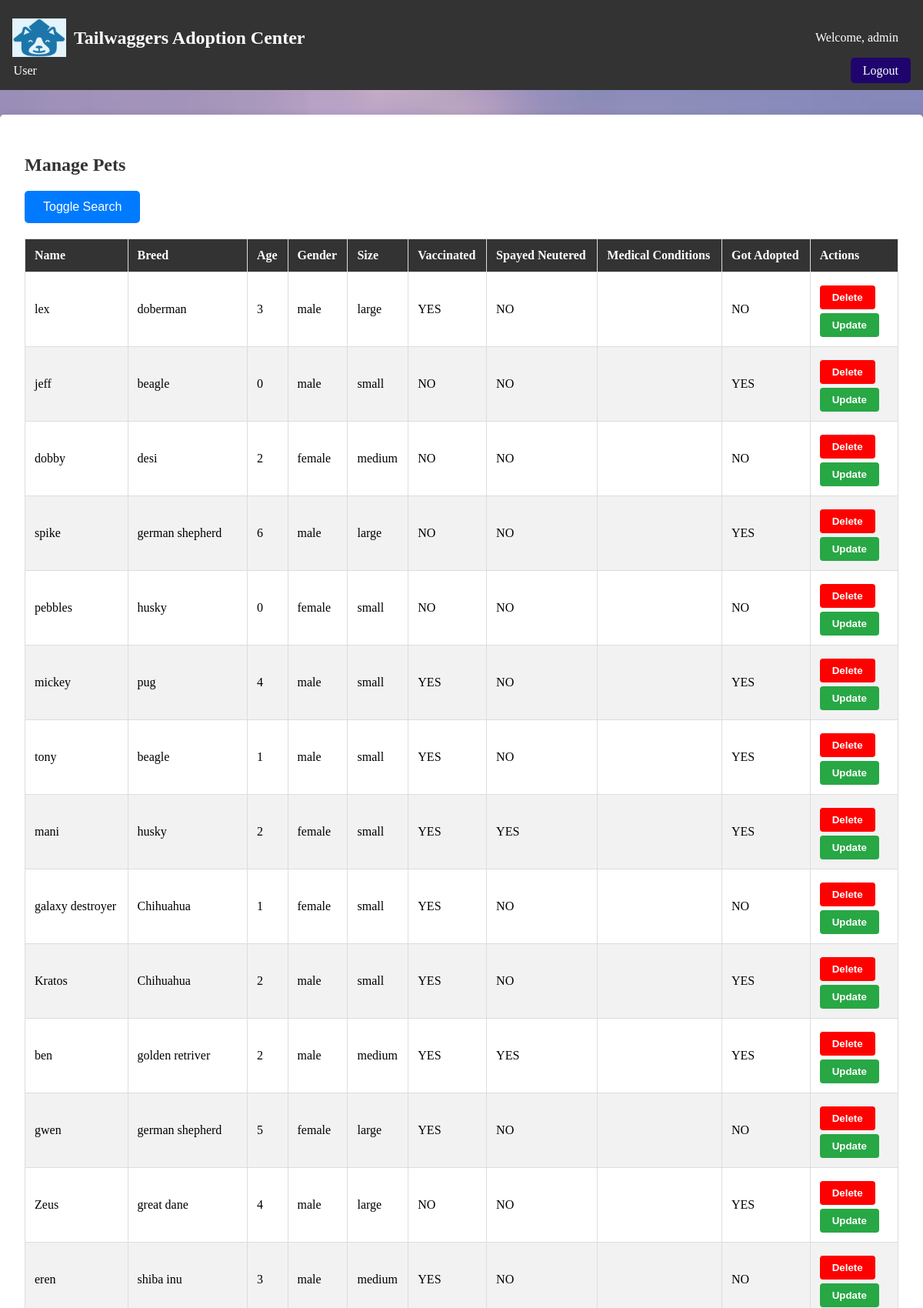
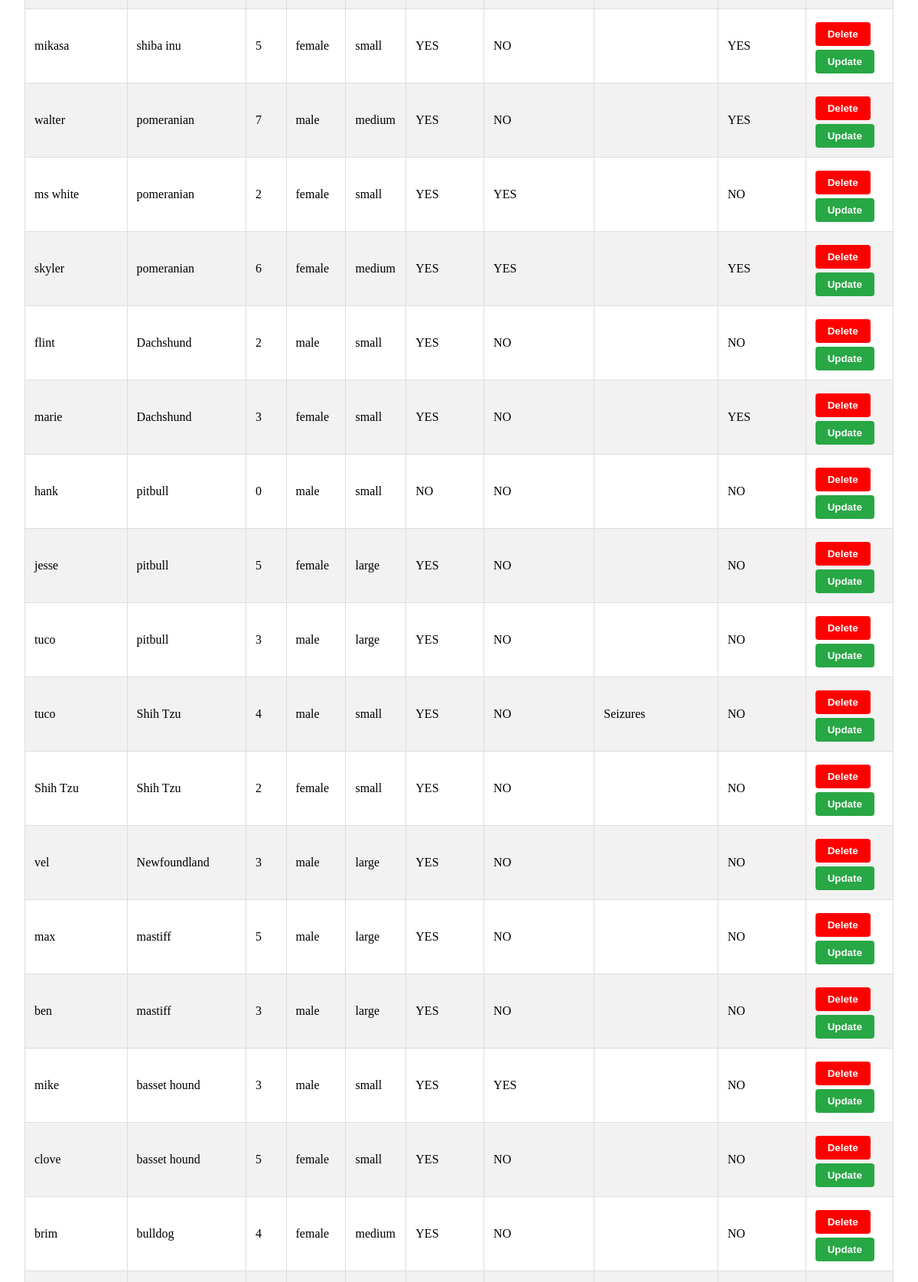
The page /manage_pets (signed in, upper part) on the database its author committed (2 pictures, top to bottom).
### webpage/models.py (models this page shows, shortened)
class pet(models.Model):
    SIZE_CHOICES = [ ('small', 'Small'), ('medium', 'Medium'), ('large', 'Large'), ]
    GENDER_CHOICES =[("female","Female"),("male","Male")]
    name=models.CharField(max_length=50)
    age=models.CharField(max_length=20)
    breed=models.ForeignKey(breed,on_delete=models.CASCADE,default=1)
    gender=models.CharField(max_length=10,choices=GENDER_CHOICES ,default='male')
    description = models.TextField(max_length=300,blank=True)
    size = models.CharField(max_length=10, choices=SIZE_CHOICES, default='medium')
    vaccinations = models.BooleanField(default=False)
    spayed_neutered = models.BooleanField(default=False)
    medical_conditions = models.CharField(max_length=100, blank=True)
    image=models.ImageField(upload_to=("upload/image/"))
    is_adopted=models.BooleanField(default=False)
    class Meta:
        permissions = [("can_add_pet","can add pet")]

class breed(models.Model):
    ACTIVITY_LEVEL_CHOICES = [ ('low', 'Low'), ('medium', 'Medium'), ('high', 'High'), ]
    SIZE_CHOICES = [ ('small', 'Small'), ('medium', 'Medium'), ('large', 'Large'), ]
    name = models.CharField(max_length=50)
    good_with_kids = models.BooleanField(default=False)
    low_shedding =models.BooleanField(default=False)
    first_time_owner = models.BooleanField(default=False)
    Guard_dog = models.BooleanField(default=False)
    athletic = models.BooleanField(default=False)
    first_time_owner = models.BooleanField(default=False)
    image=models.ImageField(upload_to=("upload/image/"), blank=True)
    activity_level = models.CharField(max_length=10, choices=ACTIVITY_LEVEL_CHOICES, default='medium')
    size = models.CharField(max_length=10, choices=SIZE_CHOICES, default='medium')

### webpage/views.py (the view)
# urls.py: path('manage_pets',views.manage_pets, name="manage_pets"),
@user_passes_test(lambda u: u.is_staff)
@cache_control(no_cache=True, must_revalidate=True, no_store=True)
def manage_pets(request):
    pets = pet.objects.all()
    breeds = breed.objects.all()
    search_params = {
        'name__icontains': request.GET.get('search', ''),
        'breed__name__icontains': request.GET.get('breed', ''),
        'is_adopted': request.GET.get('adopted', '').lower() == 'yes' if request.GET.get('adopted') else None
    }
    search_params = {k: v for k, v in search_params.items() if v}
    if search_params:
        pets = pets.filter(**search_params)
    if request.method == 'POST':
        pet_id = request.POST.get('pet_id')
        pet_to_delete = pet.objects.get(id=pet_id)
        pet_to_delete.delete()
        messages.success(request, "Pet deleted successfully!")
        return redirect('manage_pets')
    return render(request, "staff/manage_pets.html", {"pets": pets,"search_params": search_params,"breeds": breeds})

### webpage/templates/staff/manage_pets.html (shortened to what this page needs)
{% extends 'base.html'%}
{% block content%}
<div class="manage-pets-container">
<h2>Manage Pets</h2>
<button id="toggleSearchBtn" class="toggle-btn">Toggle Search</button>
<table>
    <thead>
        <tr>
            <th>Name</th>
            <th>Breed</th>
            <th>Age</th>
            <th>Gender</th>
            <th>Size</th>
            <th>Vaccinated</th>
            <th>Spayed Neutered</th>
            <th>Medical Conditions</th>
            <th>Got Adopted</th>
            <th>Actions</th>
        </tr>
    </thead>
    <tbody>
        {% for pet in pets %}
        <tr>
            <td>{{ pet.name }}</td>
            <td>{{ pet.breed.name }}</td>
            <td>{{ pet.age }}</td>
            <td>{{ pet.gender }}</td>
            <td>{{ pet.size }}</td>
            <td>{% if pet.vaccinations %}
                YES
                {% else %}
                NO
                {% endif %}
            </td>
            <td>{%if  pet.spayed_neutered %}
                YES
                {% else %}
                NO
                {% endif %}
            </td>
            <td>{{ pet.medical_conditions }}</td>
            <td>{% if pet.is_adopted %}
                YES
                {% else %}
                NO
                {% endif %}
            </td>
            <td> <form method="POST">
                <button type="submit" class="delete-btn">Delete</button>
            </form>
            <a href="{% url 'update_pet' pet.id %}">
                <button type="submit" class="update-btn">Update</button>
            </a>
        </td>
    </tr>
    {% endfor %}
</tbody>
</table>
</div>
{% endblock%}

### webpage/templates/nav/staff_nav.html (shortened to what this page needs)
{% load static %}
<nav>
    <div class="nav-container">
        <div class="logo">
            <img src="{% static 'onlyLOGO.jpg' %}" alt="logo" width="70" height="50">
            <h1>Tailwaggers Adoption Center</h1>
        </div>
        {% if user.is_authenticated %}
        <div class="welcome-message">
            <span class="welcome-message">Welcome, {{ user.username }}</span>
        </div>
        {% endif %}
    </div>
    <div class="nav-links-container">
        <ul class="nav-links">
            <li class="dropdown">
                <a href="#" class="dropbtn">User</a>
            </li>
        </ul>
        <div class="nav-login-logout">
            {% if user.is_authenticated %}
            <div class="nav-logout">
                <a href="{% url 'logout' %}" class="btn">Logout</a>
            </div>
            {% else %}
            <div class="nav-login">
                <a href="{% url 'login' %}" class="btn">Login</a>
            </div>
            {% endif %}
        </div>
    </div>
</nav>

### static/style.css (style rules this page uses)
body { font-family: 'Times New Roman', sans-serif; margin: 0; padding: 0; background-color: #f4f4f4; background-image: url(./petpage_BG_new.jpg); background-size: cover; background-repeat: no-repeat; background-attachment: fixed; }
nav { background: #333;color: #fff;display: flex;flex-direction: column;align-items: flex-start;padding: 1rem; }
.nav-container { display: flex;width: 100%;justify-content: space-between; align-items: center; }
.nav-links-container { display: flex;width: 100%;justify-content: space-between; align-items: center; }
nav .logo { display: flex;align-items: center; }
nav .logo h1 { margin-left: 10px;font-family: 'Times New Roman', Times, serif ; }
.welcome-message { display: inline-block;margin-right: auto; }
.welcome-message { margin-right: 0.5rem; }
.nav-links { list-style: none;margin: 0;padding: 0;display: flex;flex-direction: row; align-items: center; }
nav .nav-links li { margin-right: 2rem; }
nav .nav-links a { color: #ffffff;text-decoration: none; }
.nav-login-logout { display: flex;align-items: center; }
.nav-login-logout > div { margin-left: 1rem; }
.nav-logout .btn { background: #1f046d;color: #fff;padding: 0.5rem 1rem;text-decoration: none; border-radius: 5px; }
.dropdown { position: relative; }
.dropdown .dropbtn { background: none; border: none; cursor: pointer; color: #fff;font-size: 1rem; padding: 0.1rem 0.1rem; }
.manage-pets-container { max-width: 1200px;margin: 2rem auto;padding: 2rem;background-color: #fff;border-radius: 5px;box-shadow: 0 0 10px rgba(0, 0, 0, 0.1); }
.toggle-btn { padding: 0.75rem 1.5rem;border: none;border-radius: 5px;font-size: 1rem;background-color: #007BFF;color: #fff;cursor: pointer;transition: background-color 0.3s ease; }
table { width: 100%; border-collapse: collapse; margin: 20px 0; }
table th, table td { padding: 12px; border: 1px solid #ddd; text-align: left; }
table th { background-color: #333; color: white; }
table tr:nth-child(even) { background-color: #f2f2f2; }
table tr:nth-child(odd) { background-color: #ffffff; }
.delete-btn { background-color: #ff0000;color: white; padding: 8px 16px; border: none; border-radius: 4px; cursor: pointer; font-weight: bold; margin-right: 10px; margin-top: 5px; display: inline-block; }
.update-btn { background-color: #28a745; color: white; padding: 8px 16px; border: none; border-radius: 4px; cursor: pointer; font-weight: bold; margin-right: 10px;margin-top: 5px;display: inline-block; }
h2 { color: #333; }

### rows shown on the page
pet: name "lex", breed.name "doberman", age "3", gender "male", size "large", vaccinations "YES", spayed_neutered "NO", is_adopted "NO"
pet: name "jeff", breed.name "beagle", age "0", gender "male", size "small", vaccinations "NO", spayed_neutered "NO", is_adopted "YES"
pet: name "dobby", breed.name "desi", age "2", gender "female", size "medium", vaccinations "NO", spayed_neutered "NO", is_adopted "NO"
pet: name "spike", breed.name "german shepherd", age "6", gender "male", size "large", vaccinations "NO", spayed_neutered "NO", is_adopted "YES"
pet: name "pebbles", breed.name "husky", age "0", gender "female", size "small", vaccinations "NO", spayed_neutered "NO", is_adopted "NO"
pet: name "mickey", breed.name "pug", age "4", gender "male", size "small", vaccinations "YES", spayed_neutered "NO", is_adopted "YES"
pet: name "tony", breed.name "beagle", age "1", gender "male", size "small", vaccinations "YES", spayed_neutered "NO", is_adopted "YES"
pet: name "mani", breed.name "husky", age "2", gender "female", size "small", vaccinations "YES", spayed_neutered "YES", is_adopted "YES"
pet: name "galaxy destroyer", breed.name "Chihuahua", age "1", gender "female", size "small", vaccinations "YES", spayed_neutered "NO", is_adopted "NO"
pet: name "Kratos", breed.name "Chihuahua", age "2", gender "male", size "small", vaccinations "YES", spayed_neutered "NO", is_adopted "YES"
pet: name "ben", breed.name "golden retriver", age "2", gender "male", size "medium", vaccinations "YES", spayed_neutered "YES", is_adopted "YES"
pet: name "gwen", breed.name "german shepherd", age "5", gender "female", size "large", vaccinations "YES", spayed_neutered "NO", is_adopted "NO"
pet: name "Zeus", breed.name "great dane", age "4", gender "male", size "large", vaccinations "NO", spayed_neutered "NO", is_adopted "YES"
pet: name "eren", breed.name "shiba inu", age "3", gender "male", size "medium", vaccinations "YES", spayed_neutered "NO", is_adopted "NO"
pet: name "mikasa", breed.name "shiba inu", age "5", gender "female", size "small", vaccinations "YES", spayed_neutered "NO", is_adopted "YES"
pet: name "walter", breed.name "pomeranian", age "7", gender "male", size "medium", vaccinations "YES", spayed_neutered "NO", is_adopted "YES"
pet: name "ms white", breed.name "pomeranian", age "2", gender "female", size "small", vaccinations "YES", spayed_neutered "YES", is_adopted "NO"
pet: name "skyler", breed.name "pomeranian", age "6", gender "female", size "medium", vaccinations "YES", spayed_neutered "YES", is_adopted "YES"
pet: name "flint", breed.name "Dachshund", age "2", gender "male", size "small", vaccinations "YES", spayed_neutered "NO", is_adopted "NO"
pet: name "marie", breed.name "Dachshund", age "3", gender "female", size "small", vaccinations "YES", spayed_neutered "NO", is_adopted "YES"
pet: name "hank", breed.name "pitbull", age "0", gender "male", size "small", vaccinations "NO", spayed_neutered "NO", is_adopted "NO"
pet: name "jesse", breed.name "pitbull", age "5", gender "female", size "large", vaccinations "YES", spayed_neutered "NO", is_adopted "NO"
pet: name "tuco", breed.name "pitbull", age "3", gender "male", size "large", vaccinations "YES", spayed_neutered "NO", is_adopted "NO"
pet: name "tuco", breed.name "Shih Tzu", age "4", gender "male", size "small", vaccinations "YES", spayed_neutered "NO", medical_conditions "Seizures", is_adopted "NO"
pet: name "Shih Tzu", breed.name "Shih Tzu", age "2", gender "female", size "small", vaccinations "YES", spayed_neutered "NO", is_adopted "NO"
pet: name "vel", breed.name "Newfoundland", age "3", gender "male", size "large", vaccinations "YES", spayed_neutered "NO", is_adopted "NO"
pet: name "max", breed.name "mastiff", age "5", gender "male", size "large", vaccinations "YES", spayed_neutered "NO", is_adopted "NO"
pet: name "ben", breed.name "mastiff", age "3", gender "male", size "large", vaccinations "YES", spayed_neutered "NO", is_adopted "NO"
pet: name "mike", breed.name "basset hound", age "3", gender "male", size "small", vaccinations "YES", spayed_neutered "YES", is_adopted "NO"
pet: name "clove", breed.name "basset hound", age "5", gender "female", size "small", vaccinations "YES", spayed_neutered "NO", is_adopted "NO"
pet: name "brim", breed.name "bulldog", age "4", gender "female", size "medium", vaccinations "YES", spayed_neutered "NO", is_adopted "NO"

### other values the page prints
{{ user.username }} "admin"
